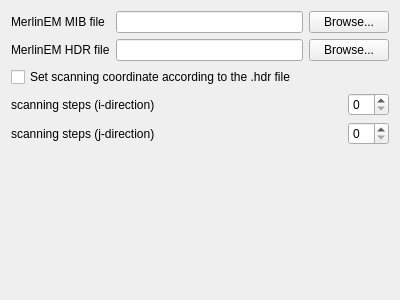
<?xml version="1.0" encoding="UTF-8"?>
<ui version="4.0">
 <class>Form</class>
 <widget class="QWidget" name="Form">
  <property name="geometry">
   <rect>
    <x>0</x>
    <y>0</y>
    <width>400</width>
    <height>300</height>
   </rect>
  </property>
  <property name="windowTitle">
   <string>Form</string>
  </property>
  <layout class="QVBoxLayout" name="verticalLayout_6">
   <item>
    <layout class="QHBoxLayout" name="horizontalLayout">
     <item>
      <layout class="QVBoxLayout" name="verticalLayout">
       <item>
        <widget class="QLabel" name="label">
         <property name="text">
          <string>MerlinEM MIB file</string>
         </property>
        </widget>
       </item>
       <item>
        <widget class="QLabel" name="label_2">
         <property name="text">
          <string>MerlinEM HDR file</string>
         </property>
        </widget>
       </item>
      </layout>
     </item>
     <item>
      <layout class="QVBoxLayout" name="verticalLayout_3">
       <item>
        <widget class="QLineEdit" name="lineEdit_mib_path"/>
       </item>
       <item>
        <widget class="QLineEdit" name="lineEdit_hdr_path"/>
       </item>
      </layout>
     </item>
     <item>
      <layout class="QVBoxLayout" name="verticalLayout_2">
       <item>
        <widget class="QPushButton" name="pushButton_browse_mib">
         <property name="text">
          <string>Browse...</string>
         </property>
        </widget>
       </item>
       <item>
        <widget class="QPushButton" name="pushButton_browse_hdr">
         <property name="text">
          <string>Browse...</string>
         </property>
        </widget>
       </item>
      </layout>
     </item>
    </layout>
   </item>
   <item>
    <widget class="QCheckBox" name="checkBox_default_scan">
     <property name="text">
      <string>Set scanning coordinate according to the .hdr file</string>
     </property>
    </widget>
   </item>
   <item>
    <layout class="QHBoxLayout" name="horizontalLayout_2">
     <item>
      <layout class="QVBoxLayout" name="verticalLayout_4">
       <item>
        <widget class="QLabel" name="label_3">
         <property name="text">
          <string>scanning steps (i-direction)</string>
         </property>
        </widget>
       </item>
       <item>
        <widget class="QLabel" name="label_4">
         <property name="text">
          <string>scanning steps (j-direction)</string>
         </property>
        </widget>
       </item>
      </layout>
     </item>
     <item>
      <spacer name="horizontalSpacer">
       <property name="orientation">
        <enum>Qt::Horizontal</enum>
       </property>
       <property name="sizeHint" stdset="0">
        <size>
         <width>40</width>
         <height>20</height>
        </size>
       </property>
      </spacer>
     </item>
     <item>
      <layout class="QVBoxLayout" name="verticalLayout_5">
       <item>
        <widget class="QSpinBox" name="spinBox_scan_i"/>
       </item>
       <item>
        <widget class="QSpinBox" name="spinBox_scan_j"/>
       </item>
      </layout>
     </item>
    </layout>
   </item>
   <item>
    <spacer name="verticalSpacer">
     <property name="orientation">
      <enum>Qt::Vertical</enum>
     </property>
     <property name="sizeHint" stdset="0">
      <size>
       <width>20</width>
       <height>133</height>
      </size>
     </property>
    </spacer>
   </item>
  </layout>
 </widget>
 <resources/>
 <connections/>
</ui>
